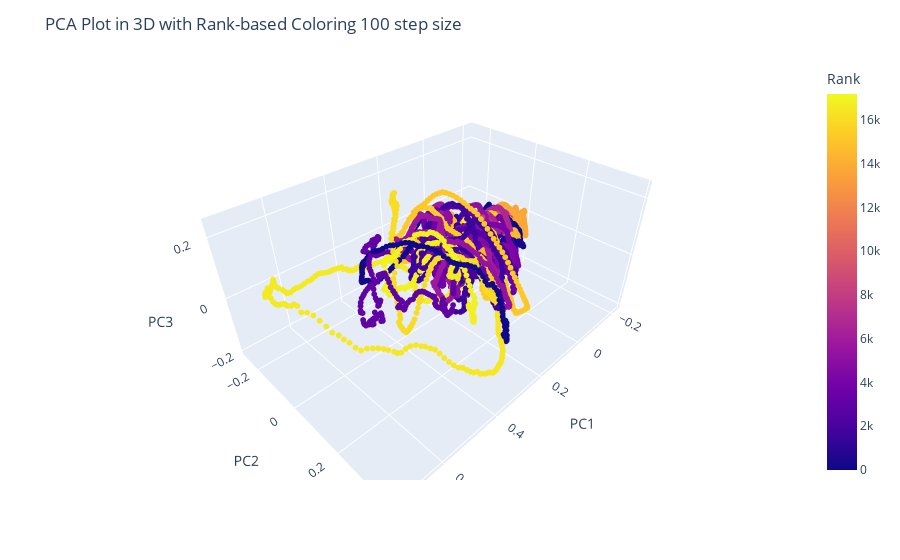

Notebook source saved alongside this figure:
### Code cell
import plotly.express as px
import pandas as pd
from sklearn.decomposition import PCA

data = time_series_embed_enmo_dic[100][day]
# Assuming you have already performed PCA and have 'reduced_data'
pca = PCA(n_components=3)
reduced_data = pca.fit_transform(data)

# Create a DataFrame from the reduced data
plot_df = pd.DataFrame(data=reduced_data, columns=['PC1', 'PC2', 'PC3'])

# Add a new column for the rank of each point
plot_df['Rank'] = range(1, len(plot_df) + 1)

# Create an interactive 3D scatter plot using Plotly, coloring by rank
fig = px.scatter_3d(plot_df, x='PC1', y='PC2', z='PC3', color='Rank')

# Customize the plot layout, labels, and other settings as needed
fig.update_layout(
    title='PCA Plot in 3D with Rank-based Coloring 100 step size'
)

fig.update_traces(marker_size = 2)

# Show the plot
fig.show()

### Figure 1 — Plotly figure (JSON) as saved in the notebook; plotly's stock layout.template omitted (floating-point values rounded to 4 significant figures; data arrays with more than 128 entries replaced by an {"elided": "..."} marker saying what was removed)
{"data": [{"hovertemplate": "PC1=%{x}<br>PC2=%{y}<br>PC3=%{z}<br>Rank=%{marker.color}<extra></extra>", "legendgroup": "", "marker": {"color": {"elided": "17181 int values"}, "coloraxis": "coloraxis", "size": 2, "symbol": "circle"}, "mode": "markers", "name": "", "scene": "scene", "showlegend": false, "type": "scatter3d", "x": {"elided": "17181 float values"}, "y": {"elided": "17181 float values"}, "z": {"elided": "17181 float values"}}], "layout": {"coloraxis": {"colorbar": {"title": {"text": "Rank"}}, "colorscale": [[0, "#0d0887"], [0.1111, "#46039f"], [0.2222, "#7201a8"], [0.3333, "#9c179e"], [0.4444, "#bd3786"], [0.5556, "#d8576b"], [0.6667, "#ed7953"], [0.7778, "#fb9f3a"], [0.8889, "#fdca26"], [1, "#f0f921"]]}, "legend": {"tracegroupgap": 0}, "margin": {"t": 60}, "scene": {"domain": {"x": [0, 1], "y": [0, 1]}, "xaxis": {"title": {"text": "PC1"}}, "yaxis": {"title": {"text": "PC2"}}, "zaxis": {"title": {"text": "PC3"}}}, "title": {"text": "PCA Plot in 3D with Rank-based Coloring 100 step size"}}}
